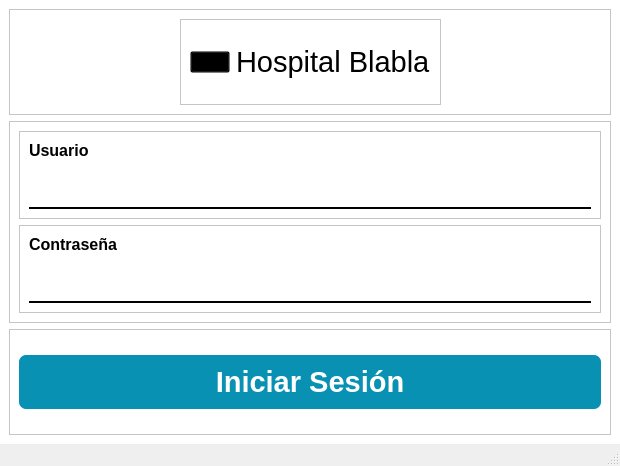
<?xml version="1.0" encoding="UTF-8"?>
<ui version="4.0">
 <class>login</class>
 <widget class="QMainWindow" name="login">
  <property name="geometry">
   <rect>
    <x>0</x>
    <y>0</y>
    <width>620</width>
    <height>466</height>
   </rect>
  </property>
  <property name="windowTitle">
   <string>Login</string>
  </property>
  <property name="windowIcon">
   <iconset>
    <normaloff>img/logo.svg</normaloff>img/logo.svg</iconset>
  </property>
  <property name="styleSheet">
   <string notr="true"/>
  </property>
  <property name="iconSize">
   <size>
    <width>32</width>
    <height>32</height>
   </size>
  </property>
  <property name="tabShape">
   <enum>QTabWidget::Rounded</enum>
  </property>
  <widget class="QWidget" name="centralwidget">
   <property name="styleSheet">
    <string notr="true">QWidget{
	background-color: #fff;
}</string>
   </property>
   <layout class="QGridLayout" name="gridLayout_2">
    <item row="1" column="0">
     <widget class="QFrame" name="frame_2">
      <property name="frameShape">
       <enum>QFrame::StyledPanel</enum>
      </property>
      <property name="frameShadow">
       <enum>QFrame::Raised</enum>
      </property>
      <layout class="QGridLayout" name="gridLayout_3">
       <item row="1" column="0">
        <widget class="QFrame" name="frame_5">
         <property name="frameShape">
          <enum>QFrame::StyledPanel</enum>
         </property>
         <property name="frameShadow">
          <enum>QFrame::Raised</enum>
         </property>
         <layout class="QVBoxLayout" name="verticalLayout_2">
          <item>
           <widget class="QLabel" name="label_3">
            <property name="font">
             <font>
              <family>Arial</family>
              <pointsize>12</pointsize>
              <weight>75</weight>
              <bold>true</bold>
             </font>
            </property>
            <property name="text">
             <string>Usuario</string>
            </property>
           </widget>
          </item>
          <item>
           <widget class="QLineEdit" name="inpUsuario">
            <property name="font">
             <font>
              <pointsize>14</pointsize>
             </font>
            </property>
            <property name="styleSheet">
             <string notr="true">QLineEdit{
	padding-top: 8px;
	padding-bottom: 8px;
	border: 0px;
	border-bottom: 2px solid #000;
	background-color: transparent;
	color: #262626;
	padding-left: 5px;
}</string>
            </property>
           </widget>
          </item>
         </layout>
        </widget>
       </item>
       <item row="2" column="0">
        <widget class="QFrame" name="frame_4">
         <property name="frameShape">
          <enum>QFrame::StyledPanel</enum>
         </property>
         <property name="frameShadow">
          <enum>QFrame::Raised</enum>
         </property>
         <layout class="QVBoxLayout" name="verticalLayout">
          <item>
           <widget class="QLabel" name="label_2">
            <property name="font">
             <font>
              <family>Arial</family>
              <pointsize>12</pointsize>
              <weight>75</weight>
              <bold>true</bold>
             </font>
            </property>
            <property name="text">
             <string>Contraseña</string>
            </property>
           </widget>
          </item>
          <item>
           <widget class="QLineEdit" name="inpPass">
            <property name="font">
             <font>
              <pointsize>14</pointsize>
             </font>
            </property>
            <property name="styleSheet">
             <string notr="true">QLineEdit{
	padding-top: 8px;
	padding-bottom: 8px;
	border: 0px;
	border-bottom: 2px solid #000;
	background-color: transparent;
	color: #262626;
	padding-left: 5px;
}</string>
            </property>
            <property name="echoMode">
             <enum>QLineEdit::Password</enum>
            </property>
           </widget>
          </item>
         </layout>
        </widget>
       </item>
      </layout>
     </widget>
    </item>
    <item row="2" column="0">
     <widget class="QFrame" name="frame_6">
      <property name="frameShape">
       <enum>QFrame::StyledPanel</enum>
      </property>
      <property name="frameShadow">
       <enum>QFrame::Raised</enum>
      </property>
      <layout class="QGridLayout" name="gridLayout_4">
       <item row="0" column="0">
        <widget class="QPushButton" name="btnIniciarSesion">
         <property name="sizeIncrement">
          <size>
           <width>0</width>
           <height>0</height>
          </size>
         </property>
         <property name="font">
          <font>
           <family>Arial</family>
           <pointsize>22</pointsize>
           <weight>75</weight>
           <bold>true</bold>
          </font>
         </property>
         <property name="cursor">
          <cursorShape>PointingHandCursor</cursorShape>
         </property>
         <property name="styleSheet">
          <string notr="true">QPushButton{
	padding-top: 10px;
	padding-bottom: 10px;
	color: #fff;
	background-color: #0891B2;
	border-radius: 7px;
}
QPushButton::hover{
	background-color: #0e7490;
}</string>
         </property>
         <property name="text">
          <string>Iniciar Sesión</string>
         </property>
        </widget>
       </item>
      </layout>
     </widget>
    </item>
    <item row="0" column="0">
     <widget class="QFrame" name="frame">
      <property name="frameShape">
       <enum>QFrame::StyledPanel</enum>
      </property>
      <property name="frameShadow">
       <enum>QFrame::Raised</enum>
      </property>
      <layout class="QGridLayout" name="gridLayout">
       <item row="0" column="0">
        <spacer name="horizontalSpacer">
         <property name="orientation">
          <enum>Qt::Horizontal</enum>
         </property>
         <property name="sizeHint" stdset="0">
          <size>
           <width>130</width>
           <height>20</height>
          </size>
         </property>
        </spacer>
       </item>
       <item row="0" column="1">
        <widget class="QFrame" name="frame_3">
         <property name="frameShape">
          <enum>QFrame::StyledPanel</enum>
         </property>
         <property name="frameShadow">
          <enum>QFrame::Raised</enum>
         </property>
         <layout class="QHBoxLayout" name="horizontalLayout">
          <item>
           <widget class="QPushButton" name="pushButton">
            <property name="styleSheet">
             <string notr="true">QPushButton{
	background-color: transparent;
}</string>
            </property>
            <property name="text">
             <string/>
            </property>
            <property name="icon">
             <iconset>
              <normaloff>img/logo.svg</normaloff>img/logo.svg</iconset>
            </property>
            <property name="iconSize">
             <size>
              <width>71</width>
              <height>71</height>
             </size>
            </property>
           </widget>
          </item>
          <item>
           <widget class="QLabel" name="label">
            <property name="font">
             <font>
              <family>Arial</family>
              <pointsize>22</pointsize>
             </font>
            </property>
            <property name="text">
             <string>Hospital Blabla</string>
            </property>
           </widget>
          </item>
         </layout>
        </widget>
       </item>
       <item row="0" column="2">
        <spacer name="horizontalSpacer_2">
         <property name="orientation">
          <enum>Qt::Horizontal</enum>
         </property>
         <property name="sizeHint" stdset="0">
          <size>
           <width>130</width>
           <height>20</height>
          </size>
         </property>
        </spacer>
       </item>
      </layout>
     </widget>
    </item>
   </layout>
  </widget>
  <widget class="QMenuBar" name="menubar">
   <property name="geometry">
    <rect>
     <x>0</x>
     <y>0</y>
     <width>620</width>
     <height>21</height>
    </rect>
   </property>
  </widget>
  <widget class="QStatusBar" name="statusbar"/>
 </widget>
 <resources/>
 <connections/>
</ui>
